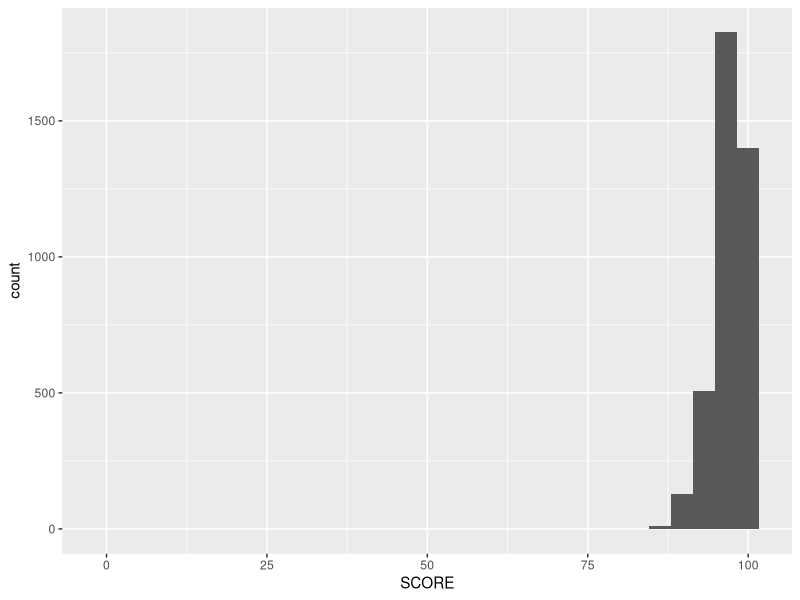
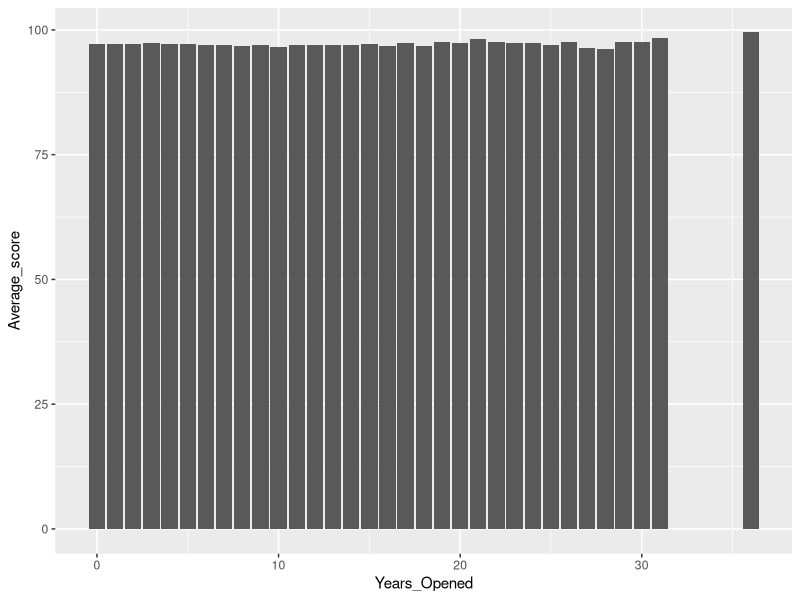
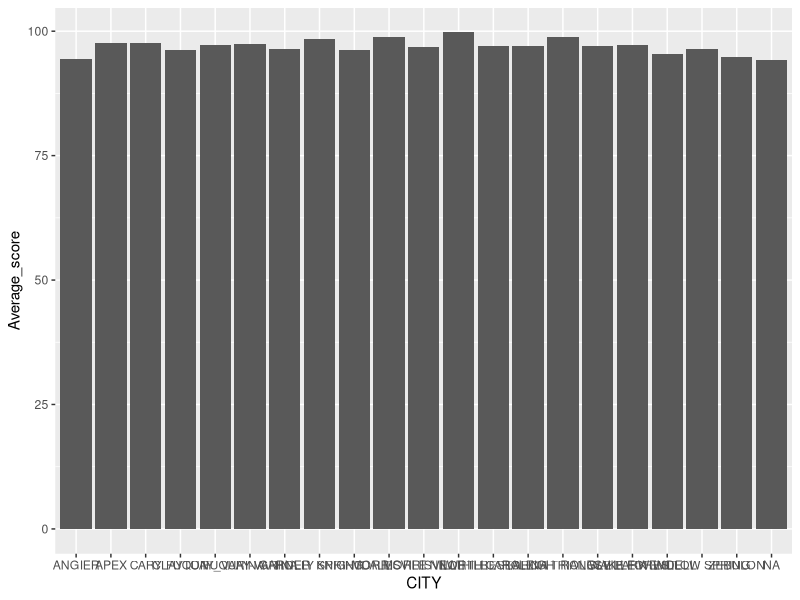
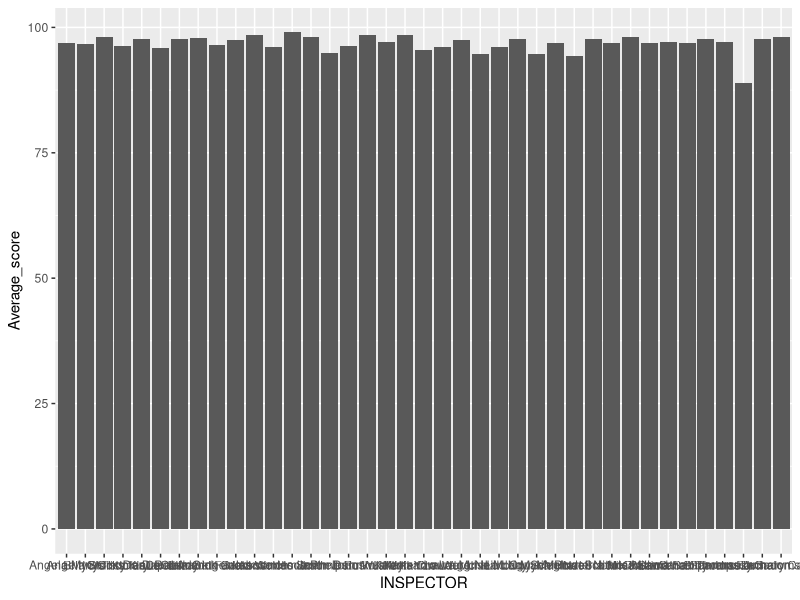
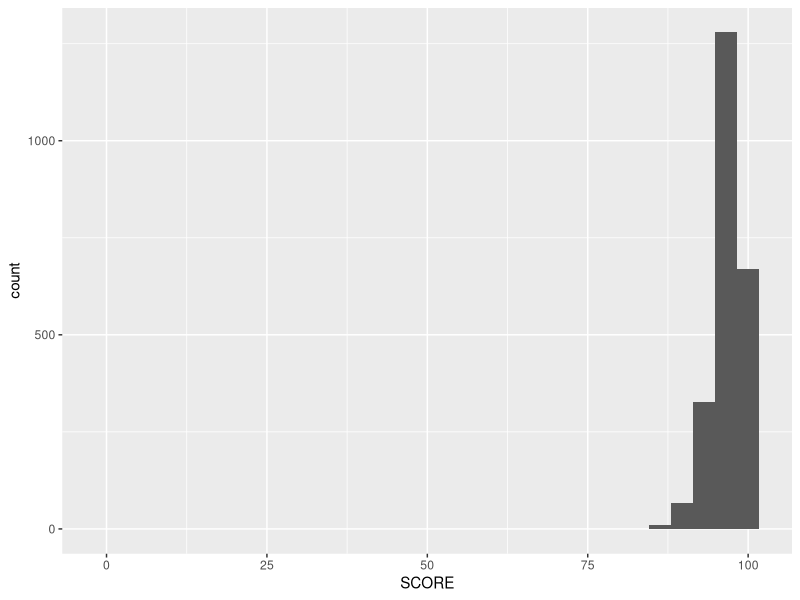
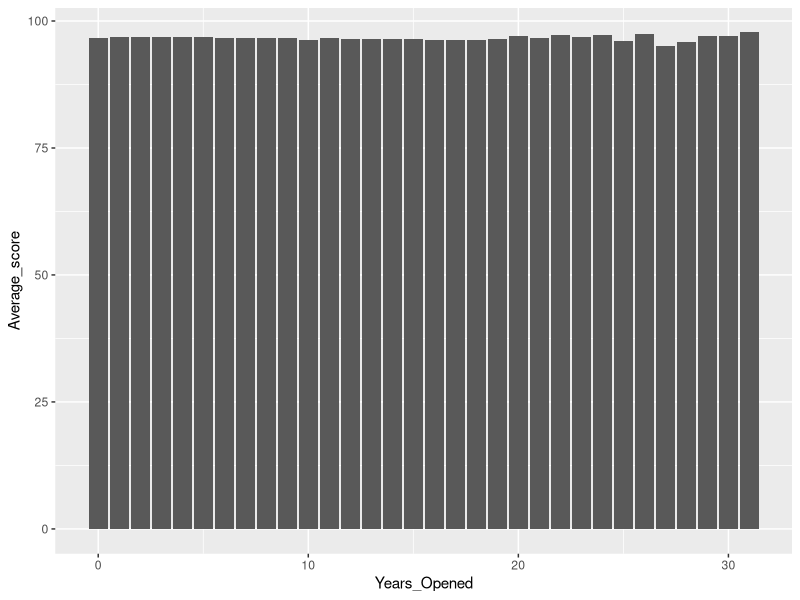
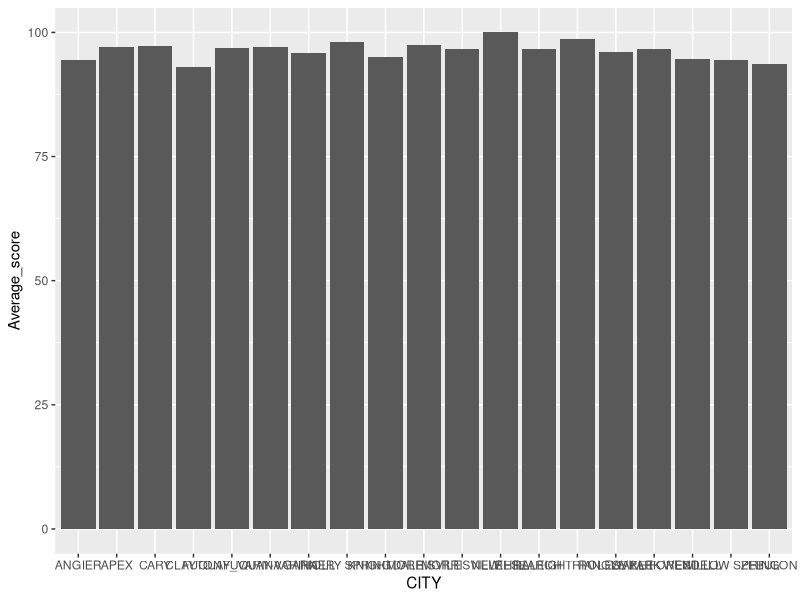
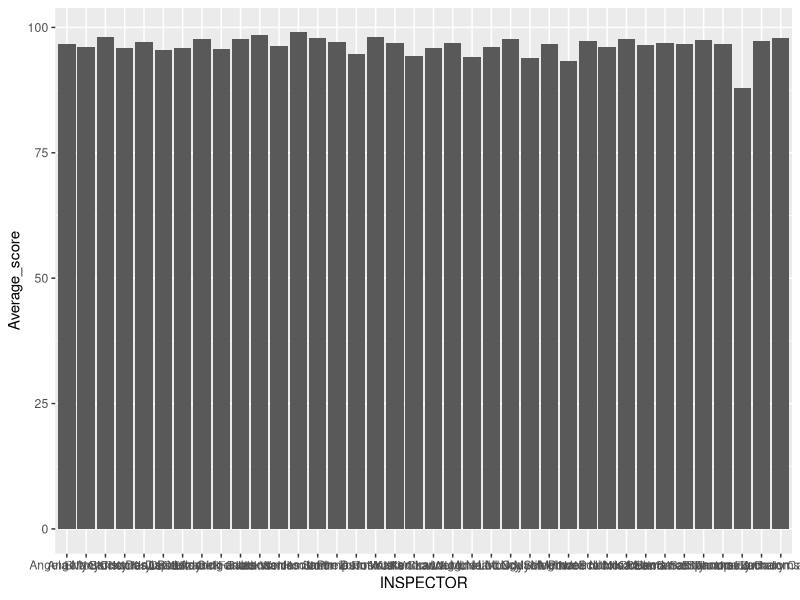

The R script that drew these images, in order:


# load libraries
library(tidyverse)
library(lubridate)

#Naming my csv file data and viewing the first 20 rows
data = read_csv("restaurant_inspections.csv")
View(data[1:20,])

#Creating a histogram

ggplot(data=data, aes(SCORE)) +
  geom_histogram()
#It doesn't look very good, but I can see that the scires range from around 75 to a little over 100, with most scores nearing 100.

#Older versus newer restaurants. 
#Let's create a year_opened variable and a year variable to make it simpler, I can subtract these two numbers to get the number of years opened. 

#Creating Year Opened variable
data$RESTAURANTOPENDATE = ymd_hms(data$RESTAURANTOPENDATE)
data$Year_Opened = year(data$RESTAURANTOPENDATE)

#Creating Year variable
data = rename(data, Year = "DATE_")
data$Year = ymd_hms(data$Year)
data$Year = year(data$Year)

#Creating years opened variable
data$Years_Opened = data$Year - data$Year_Opened
View(data[1:20,])
#I can see I am missing a lot of this data.

#grouping by years opened to see if average score was different
date_by_years_opened = group_by(data, Years_Opened) %>%
  summarize(
   Average_score=mean(SCORE))
#Viewing the first 20 rows, initially I don't see much of a difference
View(date_by_years_opened[1:20,])

#I created a visualization to view the differences but don't see a trend here.
ggplot(date_by_years_opened, aes(x = Years_Opened, y = Average_score)) +
  geom_col()

#Looking at each city
#First making sure they are all the same
#and looking at what cities are in the column
#using str to upper to make them all uppercase
data$CITY = str_to_upper(data$CITY)
unique(data$CITY)
#Recoding so they are all the same
#Confused why NORTH CAROLINA IS a city name, but leaving as is
data$CITY = recode(data$CITY, "HOLLY SPRINGS"="HOLLY SPRING", "FUQUAY VARINA" = "FUQUAY_VARINA", "RTP" = "RESEARCH TRIANGLE PARK")
#Checking cities again to make sure it worked.
unique(data$CITY)
#Looks good now

#Now I can group by city and see how the average scores varied

By_City = group_by(data, CITY) %>%
  summarize(
    Average_score=mean(SCORE))

# I will visualize these scores with a chart

ggplot(By_City, aes(x = CITY, y = Average_score)) +
  geom_col()
#Do not see huge differences in average scores

#Do inspector scores vary by inspector, let's check
By_Inspector = group_by(data, INSPECTOR) %>%
  summarize(
    Average_score=mean(SCORE))

View(By_Inspector[1:20,])
#Visualizing
ggplot(By_Inspector, aes(x = INSPECTOR, y = Average_score)) +
  geom_col()

#Thomas Jumalon may be slightly harsher than the rest. James Smith seems to be the highest rater.

#Looking at sample sizes to exlpain the last two questions

#first by city
By_City_sample_size = group_by(data, CITY) %>%
  summarize(
    Sample_Size= n())

By_City_sample_size
#I immediately see outliers. Angier only has one. Clayton only has 4. Morrisville only has 2, etc.. 
  
#Next by Year
By_Year_sample_size = group_by(data, Years_Opened) %>%
  summarize(
    Sample_Size= n())

By_Year_sample_size

#Only one restaurant was open for 36 years. There are many many NA values without a year. 

#Next by Inspector
By_Inspector_sample_size = group_by(data, INSPECTOR) %>%
  summarize(
    Sample_Size= n())

By_Inspector_sample_size
#There are several inspectors with only a few ratings. For example, James Smith only has 1. And intially I thought he was the highest rater.

#Looking at facility types

By_Type_Average_score = group_by(data, FACILITYTYPE) %>%
  summarize(
    Average_Score= mean(SCORE))

By_Type_Average_score

#Restaurants had the lowest scores, Elderly nutrition sites had the highest. There were many NAs.

#Restaurant only data
#Filtering out everything but restaurants
Restaurant_Data = filter(data, FACILITYTYPE == "Restaurant")

#Creating a histogram with just restaurants
ggplot(data=Restaurant_Data, aes(SCORE)) +
  geom_histogram()

#The distribitions do not look remarkably different- same range and general trend. 


#grouping by years opened to see if average score was different
RESTdate_by_years_opened = group_by(Restaurant_Data, Years_Opened) %>%
  summarize(
    Average_score=mean(SCORE))
#Viewing the first 20 rows, initially I don't see much of a difference
View(RESTdate_by_years_opened[1:20,])

#I created a visualization to view the differences but don't see a strong trend here, similar to before.
ggplot(RESTdate_by_years_opened, aes(x = Years_Opened, y = Average_score)) +
  geom_col()

#Looking at each city
#First making sure they are all the same
#and looking at what cities are in the column
#using str to upper to make them all uppercase
Restaurant_Data$CITY = str_to_upper(Restaurant_Data$CITY)
unique(Restaurant_Data$CITY)
#Recoding so they are all the same
#Confused why NORTH CAROLINA IS a city name, but leaving as is
Restaurant_Data$CITY = recode(Restaurant_Data$CITY, "HOLLY SPRINGS"="HOLLY SPRING", "FUQUAY VARINA" = "FUQUAY_VARINA", "RTP" = "RESEARCH TRIANGLE PARK")
#Checking cities again to make sure it worked.
unique(Restaurant_Data$CITY)
#Looks good now

#Now I can group by city and see how the average scores varied

RESTBy_City = group_by(Restaurant_Data, CITY) %>%
  summarize(
    Average_score=mean(SCORE))

#Clayton has the lowest score and New Hill has a score of 100.

# I will visualize these scores with a chart

ggplot(RESTBy_City, aes(x = CITY, y = Average_score)) +
  geom_col()
#Do not see huge differences in average scores, just clayton being lowest. They all range from 94-100.

#Do inspector scores vary by inspector, let's check
RESTBy_Inspector = group_by(Restaurant_Data, INSPECTOR) %>%
  summarize(
    Average_score=mean(SCORE))

#Visualizing
ggplot(RESTBy_Inspector, aes(x = INSPECTOR, y = Average_score)) +
  geom_col()

#Thomas Jumalon may be slightly harsher than the rest. James Smith seems to be the highest rater, same as before.

#Looking at sample sizes to explain the last two questions

#first by city
RESTBy_City_sample_size = group_by(Restaurant_Data, CITY) %>%
  summarize(
    Sample_Size= n())

RESTBy_City_sample_size
#I immediately see outliers. Angier only has one. Clayton only has 1. Morrisville only has 1, etc.. This explains why Clayton may have been an outlier. And New Hill is also only 1 which was my highest average rating. 

#Next by Year
RESTBy_Year_sample_size = group_by(Restaurant_Data, Years_Opened) %>%
  summarize(
    Sample_Size= n())

RESTBy_Year_sample_size

ggplot(RESTBy_Year_sample_size, aes(x = Years_Opened, y = Sample_Size)) +
  geom_col()

#less variation here. There are many many NA values without a year. 

#Next by Inspector
RESTBy_Inspector_sample_size = group_by(Restaurant_Data, INSPECTOR) %>%
  summarize(
    Sample_Size= n())

RESTBy_Inspector_sample_size
#There are several inspectors with only a few ratings. For example, James Smith only has 1. And intially I thought he was the highest rater, similar to before.

#Looking at facility types

RESTBy_Type_Average_score = group_by(Restaurant_Data, FACILITYTYPE) %>%
  summarize(
    Average_Score= mean(SCORE))

RESTBy_Type_Average_score
#The average score for restaurants is 96.7

